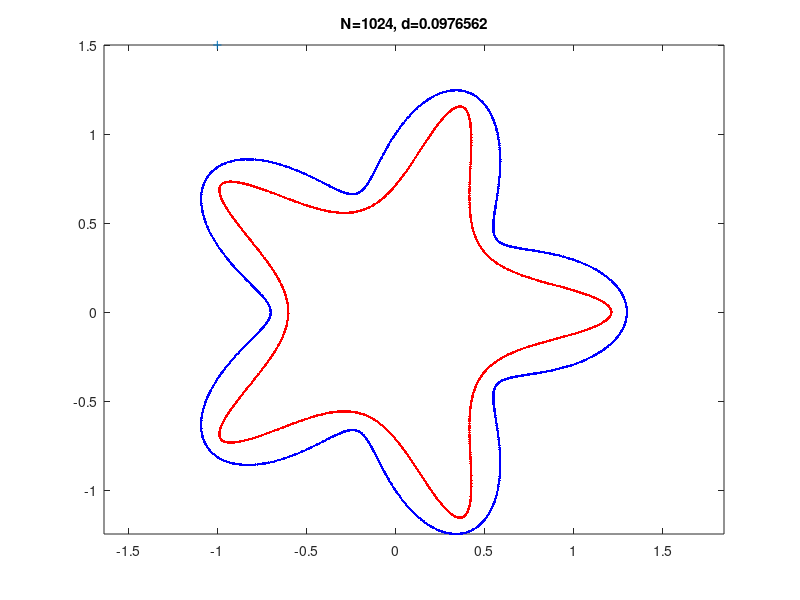

Reproduce this figure in MATLAB. (Note: this script raises an error after producing the figure.)
function smooth2d_olddemo
% Test MFS with Ho's LSQ FDS and LU. Barnett 10/18/14
%addpath('~/physics/shravan/lsc2d/lsc2d_release1.01/'); % for quadr
%rmpath('/home/alex/svn/mpspack/');
%ahb 3/25/19

  curpath='../../FLAM';     % access FLAM
%  curpath = '../code/src/FLAM';
  dirs = {'compat','core','geom','hifde','hifie','ifmm','mf','misc','quad','rskel', ...
          'rskelf'};
  for s = dirs, addpath(sprintf('%s/%s',curpath,s{:})); end, clear s

% setup for Ho: (from ie_circle)
rank_or_tol = 1e-12;
p=64; theta = (1:p)*2*pi/p; proxy = 1.5*[cos(theta); sin(theta)]; clear theta
opts = []; opts.verb = 0; occ=128; % ??
%% lambda = 0;         changed to underdetermined setup--no more regularization
tau = eps^(-1/3);  % params for LSQ

v = 1; % verbosity
meth = 'l';   % lin alg solve: 'd'=dense, 'h'=Ho rskel LU, 'l'=Ho rskel LSQ
checkmv = 0;

b = 1; a = .3; w = 5; % try 25;        % smooth wobbly radial shape params
R = @(t) b*(1 + a*cos(w*t));
k = 30;            % wave #
ti = -pi/6; ui = @(x) exp(1i*k*(cos(ti)*real(x)+sin(ti)*imag(x))); % u_inc
x0 = -1 + 1.5i;   % scatt wave soln test pt.  Note pts are in complex notation

%d = 0.1; % makes A have bunch of sing vals at eps for N>400
%% Ns = 200:200:1000; %400;     % 400 is converged to 1e-14
Ns = 2.^(10:14); %% let's try something bigger
%Ns = 50000; % 12 secs for k=30, 20 sec for k=100
us = nan(numel(Ns),1); re = us; nrms = us; % data
for i=1:numel(Ns), N = Ns(i);
  M = N; %1.2*N;         %% also works for M > N
  t.t = (1:M)'/M*2*pi; t.x = exp(1i*t.t).*R(t.t); t = quadr(t); % bdry pts
  f = -ui(t.x);  % RHS
  s.t = (1:N)'/N*2*pi; s.x = exp(1i*s.t).*R(s.t); % MFS src pts
  
  % scale d w/ 1/N
  d = 100/N;
  
  s.t = 1i*d + (1:N)'/N*2*pi; s.x = exp(1i*s.t).*R(s.t);
  if v, figure(1); plot(t.x, 'b.-'); hold on; plot(s.x, 'r.'); plot(x0,'+');
    axis equal; title(sprintf('N=%d, d=%g',N,d)); hold off; drawnow; end
  if strcmp(meth,'d')  % mess with dense solves
    dz = repmat(t.x,[1 N]) - repmat(s.x.',[M 1]); % s = src(MFS), t = targ (bdy)
    tic, A = besselh(0,k*abs(dz)); fprintf('fill %.3g s\n',toc)     % matrix
    %c = A\f;     % solve, good
    %[q,r] = qr(A); c = r\(q'*f);
    tic, [L,U] = lu(A); fprintf('LU %.3g s\n',toc)
    tic, c = U\(L\f); fprintf('solve %.3g s\n',toc) % square, good even illcond
    % [L,U,P] = lu(A); c = U\(L\(P*f));  % also good for square
    %E = [eye(M), A; A', zeros(N)]; % aux system, bottoms at 11-12 digits
    %x = E \ [f;zeros(N,1)]; c = x(1+M:end); %[cond(A), cond(E)]
    re(i) = norm(A*c-f); % resid nrm

  else   % Kenneth Ho's FLAM
    % put rows (targs) rx and cols (src) cx in Ken notation...
    rx = [real(t.x(:))'; imag(t.x(:))']; cx = [real(s.x(:))'; imag(s.x(:))'];
    %i = 7; j = 10; dz = abs(t.x(i)-s.x(j)); besselh(0,k*abs(dz)), Afun(i,j) % test Afun works
    t0=tic; F = rskel(@Afun,rx,cx,occ,rank_or_tol,@pxyfun,opts);
    w = whos('F'); fprintf('rskel: %.3g s,  %6.2f (MB)\n',toc(t0),w.bytes/1e6)
    % compress matrix using IFMM  ... needed for making rhs, and ls(), why?
    store = 'n'; opts = struct('store',store,'verb',0); %% changed to minimal storage
    t0=tic; G = ifmm(@Afun,rx,cx,2*occ,1e-15,@pxyfun,opts); % if want resid
    fprintf('ifmm: %.3g s\n',toc(t0))
    if checkmv & N<2e3 % check if rskel and ifmm apply vs dense A:
      dz = repmat(t.x,[1 N]) - repmat(s.x.',[M 1]); % s = src(MFS), t=targ (bdy)
      tic, Ad = besselh(0,k*abs(dz)); fprintf('dense fill %.3g s\n',toc)
      x = randn(N,1); y = Ad*x;
      fprintf('rskel apply err = %.3g\n',norm(y - rskel_mv(F,x)))
      fprintf('ifmm apply err = %.3g\n',norm(y - ifmm_mv(G,x,@Afun)))
    end
    t0=tic; A = rskel_xsp(F);  % make a big sparse mat
    t1 = toc(t0); w = whos('A');
    fprintf('xsp: %.3g sec / %6.2f (MB)\n',t1,w.bytes/1e6);
    if strcmp(meth,'h')  % try square lu sparse solve from ie_square...
      t0=tic; [L,U] = lu(A); t1=toc(t0); % square.  A is sparse, uses UMFPACK
      w = whos('L'); spmem = w.bytes;w = whos('U');spmem=(spmem + w.bytes)/1e6;
      fprintf('lu: %.3g sec / %6.2f (MB)\n',t1,spmem)
      t0=tic; c = sv(f); fprintf('sv: %.3g s\n',toc(t0))  % solve stage
    elseif strcmp(meth,'l')  % lsq from ols_square...
%%      A = [tau*A(M+1:end,:); A(1:M,:); lambda*speye(N) sparse(N,size(A,2)-N)];
%% change to underdetermined formulation
      A = [tau*A; speye(N) sparse(N,size(A,2)-N)];
      tic, r = qr(A,0); t1 = toc; w = whos('r');
      fprintf('qr: %.3g sec / %6.2f (MB)\n',t1,w.bytes/1e6)
      % set up right-hand side
      Ms = size(A,1);
%%      nC = Ms - M - N;  % cN needed by ls
      nC = Ms - N;
      X = f;  % my RHS
      t0=tic; [c,cres,niter] = ls([X; zeros(nC-M,1)]); %%[c,cres,niter] = ls(X); % is 1st arg the output vector?
      fprintf('equ-const lsq %.3g s, cres=%.3g, niter=%d\n',toc(t0),cres,niter)
    end
    Ac = ifmm_mv(G,c,@Afun); % that's why needed ifmm setup
    re(i) = norm(Ac-f); % resid nrm
    if v, figure(3); plot([real(f),real(Ac)],'+-'); title('f,Ac'); end
  end
  nrms(i) = norm(c);
  dz = x0 - s.x; us(i) = sum(c.*besselh(0,k*abs(dz))); % eval u @ x0
end
us % vals
ue =  -0.764438165507287 +     0.357188677072235i;  % converged value k=30
disp('N, resid nrm,  u err at pt,  soln 2-norm:')
format short g; disp([Ns(:), re, abs(us-ue), nrms]); format long g
if v&numel(Ns)>1, figure(2); semilogy(Ns,abs(us-ue),'+-'); xlabel('N');
hold on; semilogy(Ns,nrms,'g+-'); legend('u pt convergence','||c||_2'); end

%keyboard % for debug
%%%%%%%%%%%%%%%%%%%%%%%%%%%%% end main %%%%%%%%%%%%%%%%%%%%%%%%%%%%%%%%%%%%%%%%

% Ho's codes need to access local vars like global ones - gets confusing:

  % kernel function       - from 2d laplace in ie_circle
  function K = Kfun(x,y,lp)
    dx = bsxfun(@minus,x(1,:)',y(1,:));
    dy = bsxfun(@minus,x(2,:)',y(2,:));
    dr = sqrt(dx.^2 + dy.^2);

%% no need for dipoles
%%    if strcmpi(lp,'s')
      K = besselh(0,k*dr);   % helm
      %K = -1/(2*pi)*log(dr);  % laplace
%%     elseif strcmpi(lp,'d')
%%      rdotn = bsxfun(@times,dx,y(1,:)) + bsxfun(@times,dy,y(2,:));
%%      K = k*besselh(1,k*dr).*rdotn./dr;  % helm
      %K = 1/(2*pi).*rdotn./dr.^2;  % laplace
%%     end
  end

  % matrix entries        - monopoles, edited from ie_circle
  function A = Afun(i,j)
%%    A = Kfun(rx(:,i),cx(:,j),'s');  % nonsymm taken from ols_square
    A = Kfun(rx(:,i),cx(:,j));
  end

  % proxy function - from ie_circle, with weights removed, why 2pi/N here?
  function [Kpxy,nbr] = pxyfun(rc,rx,cx,slf,nbr,l,ctr)
    pxy = bsxfun(@plus,proxy*l,ctr');
    if strcmpi(rc,'r')
%%      Kpxy = Kfun(rx(:,slf),pxy,'s')*(2*pi/N); % monopoles for proxy
%% note: (2*pi/N) is a quadrature weight for unit circle geometry
      Kpxy = Kfun(rx(:,slf),pxy)*(2*pi/N);
      dx = cx(1,nbr) - ctr(1);
      dy = cx(2,nbr) - ctr(2);
    elseif strcmpi(rc,'c')
%%      Kpxy = Kfun(pxy,cx(:,slf),'d')*(2*pi/N); % why flips to dipoles here?
      Kpxy = Kfun(pxy,cx(:,slf))*(2*pi/N);
      dx = rx(1,nbr) - ctr(1);            % (makes no difference)
      dy = rx(2,nbr) - ctr(2);
    end
    dist = sqrt(dx.^2 + dy.^2);
    nbr = nbr(dist/l < 1.5);
  end

  % sparse LU solve - from ie_circle, not used for ols_square
  function Y = sv(X)
    X = [X; zeros(size(A,1)-N,size(X,2))];   % pad rhs to extended sys
    if strcmpi(F.symm,'n')
      Y = U\(L\X);               % non symm back-subst to solve
    else
      Y = P*(L'\(D\(L\(P'*X))));
    end
    Y = Y(1:N,:);
  end

  % least squares solve - from ols_square. Needs R (I changed to r), A
  function x = lsfun(b)
    x = r\(r'\(A'*b));
    x = x + r\(r'\(A'*(b - A*x)));
  end

  % equality-constrained least squares solve - from ols_square. Needs nC,N,tau
%    function [Y,cres,niter] = ls(X)
%      n = size(X,2);
%      X = [X; zeros(N,n)];
%      [Y,cres,niter] = lsedc(@lsfun,A(nC+1:end,:),X,A(1:nC,:),zeros(nC,n),tau);
%      Y = Y(1:N,:);
%    end

%% underdetermined LSE solve (from uls_circle)
  function [Y,cres,niter] = ls(X)
    n = size(X,2);
    [Y,cres,niter] = lsedc(@lsfun,A(nC+1:end,:),zeros(N,n),A(1:nC,:),X,tau);
    Y = Y(1:N,:);
  end


end
%%%%%%%%%%%%%%%% now Alex funcs living outside main: %%%%%%%%

function s = quadr(s, N)
% QUADR - set up periodic trapezoid quadrature & geom for smooth closed curve
%
% s = quadr(s,N) where s is a struct containing a parametrization of the curve
%  in the form of s.Z a function from [0,2pi) to the complex plane, uses this
%  to build the set of nodes, weights, speeds, curvatures, etc, using the
%  N-node PTR on [0,2pi).
%
% s = quadr(s) where s contains at least the field s.x (column vector of N node
%  locations) generates all other fields by spectral differentiation.
%
% If s.Zp is present it is used as the function Z'; likewise s.Zpp is used for
%  Z''. The point of using these is that slightly more accurate normals and
%  curvatures may result compared to differentiation. On the other hand, Zp and
%  Zpp are not checked for plausibility.
%
% Note: curves go counter-clockwise. Node j is at Z(2pi.j/N). FFT is used so
%  it's O(N log N), or O(N) if Z, Zp and Zpp available.
%
% quadr('test') runs tests.
%
% Inputs:
%  s : struct containing either the field s.Z, a mapping from [0,2pi) to
%      the complex plane, which must be able to accept vectorized inputs,
%      or the field s.x containing column vector of the nodes.
%  N : number of nodes (not needed if s.x is present; however, if s.Z is also
%      present, N overrides the number of nodes in s.x).
% Outputs:
%  s : same struct with added column vector fields (nodes, weights, velocities,
%      curvatures, etc) needed for quadrature and Nystrom methods. Namely,
%      s.x nodes in complex plane, Z(s_j)
%      s.xp velocities Z'(s_j)
%      s.xp accelerations Z''(s_j)
%      s.t parameter values s_j for trapezoid rule, 2pi.j/N, j=1,...,N
%      s.nx outward unit normals
%      s.tang forward unit tangential vectors
%      s.sp speeds |Z'(s_j)|
%      s.w "speed weights" (2pi/N)*s.sp
%      s.cw velocity weights (ie complex speed)
%      s.cur curvatures kappa(s_j) (inverse bending radius)
%
% Example usage:
%
% s.Z = @(s) (1+0.3*cos(5*s).*exp(1i*s);                   % starfish param
% s = quadr(s,100);
% figure; plot(s.x,'k.'); hold on; plot([s.x, s.x+0.2*s.nx].', 'b-'); axis equal
%
% Now check that normals from spectral differentiation are accurate:
%
% s.Zp = @(s) -1.5*sin(5*s).*exp(1i*s) + 1i*s.Z(s);        % Z' formula
% t = quadr(s,100); norm(t.nx-s.nx)   % should be small
%
% (c) Alex Barnett 10/8/14

if strcmp(s,'test'), testquadr; return; end
if nargin>1           % use N from args
  s.t = (1:N)'*(2*pi/N);
  if isfield(s,'Z'), s.x = s.Z(s.t); end    % use formula
  if N~=length(s.x), error('N differs from length of s.x; that sucks!'); end
elseif isfield(s,'x')
  s.x = s.x(:);          % ensure col vec
  N = length(s.x);
  s.t = (1:N)'*(2*pi/N); % we don't know the actual params, but choose this
else
  error('Need to provide at least s.Z and N, or s.x. Neither found!');
end
if isfield(s,'Zp'), s.xp = s.Zp(s.t); else, s.xp = perispecdiff(s.x); end
if isfield(s,'Zpp'), s.xpp = s.Zpp(s.t); else, s.xpp = perispecdiff(s.xp); end
% Now local stuff that derives from x, xp, xpp at each node...
s.sp = abs(s.xp);
s.tang = s.xp./s.sp;
s.nx = -1i*s.tang;
s.cur = -real(conj(s.xpp).*s.nx)./s.sp.^2;  % recall real(conj(a)*b) = "a dot b"
s.w = (2*pi/N)*s.sp;
s.cw = (2*pi/N)*s.xp;  % complex weights (incl complex speed)
end

function g = perispecdiff(f)
% PERISPECDIFF - use FFT to take periodic spectral differentiation of vector
%
% g = PERISPECDIFF(f) returns g the derivative of the spectral interpolant
%  of f, which is assumed to be the values of a smooth 2pi-periodic function
%  at the N gridpoints 2.pi.j/N, for j=1,..,N (or any translation of such
%  points).
%
% Barnett 2/18/14
N = numel(f);
if mod(N,2)==0   % even
  g = ifft(fft(f(:)).*[0 1i*(1:N/2-1) 0 1i*(-N/2+1:-1)].');
else
  g = ifft(fft(f(:)).*[0 1i*(1:(N-1)/2) 1i*((1-N)/2:-1)].');
end
g = reshape(g,size(f));
end

function testquadr
% not very extensive! Barnett 10/8/14
Z = @(s) (1+0.3*cos(5*s)).*exp(1i*s);                   % starfish param
s.Z = Z;
s = quadr(s,100);
s = []; s.x = Z((1:100)/100*2*pi); s = quadr(s);  % testing s.x input only
figure; plot(s.x,'k.'); hold on; plot([s.x, s.x+0.2*s.nx].', 'b-'); axis equal
% Now check that normals from spectral differentiation are accurate:
Zp = @(s) -1.5*sin(5*s).*exp(1i*s) + 1i*Z(s);        % Z' formula
s.Zp = Zp;
t = quadr(s,100); norm(t.nx-s.nx)   % should be small
s = []; s.x = 3; s.Z = Z; s = quadr(s,100) % N should override s.x
%s = []; s.x = Z((1:50)'/50*2*pi); s=quadr(s,100); should fail
end
